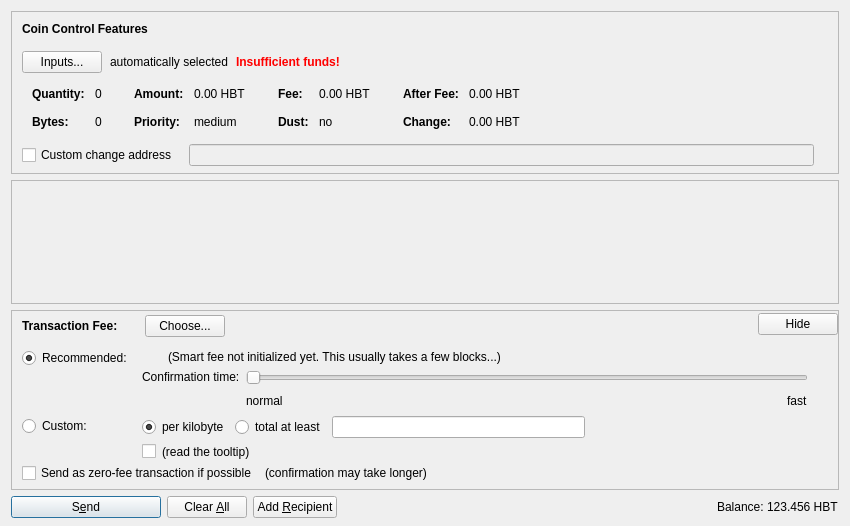
<?xml version="1.0" encoding="UTF-8"?>
<ui version="4.0">
 <class>SendCoinsDialog</class>
 <widget class="QDialog" name="SendCoinsDialog">
  <property name="geometry">
   <rect>
    <x>0</x>
    <y>0</y>
    <width>850</width>
    <height>526</height>
   </rect>
  </property>
  <property name="windowTitle">
   <string>Send Coins</string>
  </property>
  <layout class="QVBoxLayout" name="verticalLayout" stretch="0,1,0,0">
   <property name="bottomMargin">
    <number>8</number>
   </property>
   <item>
    <widget class="QFrame" name="frameCoinControl">
     <property name="sizePolicy">
      <sizepolicy hsizetype="Expanding" vsizetype="Expanding">
       <horstretch>0</horstretch>
       <verstretch>0</verstretch>
      </sizepolicy>
     </property>
     <property name="maximumSize">
      <size>
       <width>16777215</width>
       <height>16777215</height>
      </size>
     </property>
     <property name="frameShape">
      <enum>QFrame::StyledPanel</enum>
     </property>
     <property name="frameShadow">
      <enum>QFrame::Sunken</enum>
     </property>
     <layout class="QVBoxLayout" name="verticalLayoutCoinControl2">
      <property name="spacing">
       <number>0</number>
      </property>
      <property name="leftMargin">
       <number>0</number>
      </property>
      <property name="topMargin">
       <number>0</number>
      </property>
      <property name="rightMargin">
       <number>0</number>
      </property>
      <property name="bottomMargin">
       <number>6</number>
      </property>
      <item>
       <layout class="QVBoxLayout" name="verticalLayoutCoinControl" stretch="0,0,0,0,1">
        <property name="spacing">
         <number>0</number>
        </property>
        <property name="leftMargin">
         <number>10</number>
        </property>
        <property name="topMargin">
         <number>10</number>
        </property>
        <item>
         <layout class="QHBoxLayout" name="horizontalLayoutCoinControl1">
          <property name="bottomMargin">
           <number>15</number>
          </property>
          <item>
           <widget class="QLabel" name="labelCoinControlFeatures">
            <property name="sizePolicy">
             <sizepolicy hsizetype="Preferred" vsizetype="Maximum">
              <horstretch>0</horstretch>
              <verstretch>0</verstretch>
             </sizepolicy>
            </property>
            <property name="font">
             <font>
              <weight>75</weight>
              <bold>true</bold>
             </font>
            </property>
            <property name="styleSheet">
             <string notr="true">font-weight:bold;</string>
            </property>
            <property name="text">
             <string>Coin Control Features</string>
            </property>
           </widget>
          </item>
         </layout>
        </item>
        <item>
         <layout class="QHBoxLayout" name="horizontalLayoutCoinControl2" stretch="0,0,0,0">
          <property name="spacing">
           <number>8</number>
          </property>
          <property name="bottomMargin">
           <number>10</number>
          </property>
          <item>
           <widget class="QPushButton" name="pushButtonCoinControl">
            <property name="styleSheet">
             <string notr="true"/>
            </property>
            <property name="text">
             <string>Inputs...</string>
            </property>
            <property name="autoDefault">
             <bool>false</bool>
            </property>
           </widget>
          </item>
          <item>
           <widget class="QLabel" name="labelCoinControlAutomaticallySelected">
            <property name="text">
             <string>automatically selected</string>
            </property>
            <property name="margin">
             <number>5</number>
            </property>
           </widget>
          </item>
          <item>
           <widget class="QLabel" name="labelCoinControlInsuffFunds">
            <property name="font">
             <font>
              <weight>75</weight>
              <bold>true</bold>
             </font>
            </property>
            <property name="styleSheet">
             <string notr="true">color:red;font-weight:bold;</string>
            </property>
            <property name="text">
             <string>Insufficient funds!</string>
            </property>
            <property name="margin">
             <number>5</number>
            </property>
           </widget>
          </item>
          <item>
           <spacer name="horizontalSpacerCoinControl">
            <property name="orientation">
             <enum>Qt::Horizontal</enum>
            </property>
            <property name="sizeHint" stdset="0">
             <size>
              <width>40</width>
              <height>1</height>
             </size>
            </property>
           </spacer>
          </item>
         </layout>
        </item>
        <item>
         <widget class="QWidget" name="widgetCoinControl" native="true">
          <property name="sizePolicy">
           <sizepolicy hsizetype="Preferred" vsizetype="Preferred">
            <horstretch>0</horstretch>
            <verstretch>0</verstretch>
           </sizepolicy>
          </property>
          <property name="minimumSize">
           <size>
            <width>0</width>
            <height>0</height>
           </size>
          </property>
          <property name="styleSheet">
           <string notr="true"/>
          </property>
          <layout class="QHBoxLayout" name="horizontalLayoutCoinControl5">
           <property name="leftMargin">
            <number>0</number>
           </property>
           <property name="topMargin">
            <number>0</number>
           </property>
           <property name="rightMargin">
            <number>0</number>
           </property>
           <property name="bottomMargin">
            <number>0</number>
           </property>
           <item>
            <layout class="QHBoxLayout" name="horizontalLayoutCoinControl3" stretch="0,0,0,1">
             <property name="spacing">
              <number>20</number>
             </property>
             <property name="topMargin">
              <number>0</number>
             </property>
             <property name="bottomMargin">
              <number>10</number>
             </property>
             <item>
              <layout class="QFormLayout" name="formLayoutCoinControl1">
               <property name="horizontalSpacing">
                <number>10</number>
               </property>
               <property name="verticalSpacing">
                <number>14</number>
               </property>
               <property name="leftMargin">
                <number>10</number>
               </property>
               <property name="topMargin">
                <number>4</number>
               </property>
               <property name="rightMargin">
                <number>6</number>
               </property>
               <item row="0" column="0">
                <widget class="QLabel" name="labelCoinControlQuantityText">
                 <property name="font">
                  <font>
                   <weight>75</weight>
                   <bold>true</bold>
                  </font>
                 </property>
                 <property name="text">
                  <string>Quantity:</string>
                 </property>
                 <property name="margin">
                  <number>0</number>
                 </property>
                </widget>
               </item>
               <item row="0" column="1">
                <widget class="QLabel" name="labelCoinControlQuantity">
                 <property name="cursor">
                  <cursorShape>IBeamCursor</cursorShape>
                 </property>
                 <property name="contextMenuPolicy">
                  <enum>Qt::ActionsContextMenu</enum>
                 </property>
                 <property name="text">
                  <string notr="true">0</string>
                 </property>
                 <property name="margin">
                  <number>0</number>
                 </property>
                 <property name="textInteractionFlags">
                  <set>Qt::LinksAccessibleByMouse|Qt::TextSelectableByKeyboard|Qt::TextSelectableByMouse</set>
                 </property>
                </widget>
               </item>
               <item row="1" column="0">
                <widget class="QLabel" name="labelCoinControlBytesText">
                 <property name="font">
                  <font>
                   <weight>75</weight>
                   <bold>true</bold>
                  </font>
                 </property>
                 <property name="text">
                  <string>Bytes:</string>
                 </property>
                </widget>
               </item>
               <item row="1" column="1">
                <widget class="QLabel" name="labelCoinControlBytes">
                 <property name="cursor">
                  <cursorShape>IBeamCursor</cursorShape>
                 </property>
                 <property name="contextMenuPolicy">
                  <enum>Qt::ActionsContextMenu</enum>
                 </property>
                 <property name="text">
                  <string notr="true">0</string>
                 </property>
                 <property name="textInteractionFlags">
                  <set>Qt::LinksAccessibleByMouse|Qt::TextSelectableByKeyboard|Qt::TextSelectableByMouse</set>
                 </property>
                </widget>
               </item>
              </layout>
             </item>
             <item>
              <layout class="QFormLayout" name="formLayoutCoinControl2">
               <property name="horizontalSpacing">
                <number>10</number>
               </property>
               <property name="verticalSpacing">
                <number>14</number>
               </property>
               <property name="leftMargin">
                <number>6</number>
               </property>
               <property name="topMargin">
                <number>4</number>
               </property>
               <property name="rightMargin">
                <number>6</number>
               </property>
               <item row="0" column="0">
                <widget class="QLabel" name="labelCoinControlAmountText">
                 <property name="font">
                  <font>
                   <weight>75</weight>
                   <bold>true</bold>
                  </font>
                 </property>
                 <property name="text">
                  <string>Amount:</string>
                 </property>
                 <property name="margin">
                  <number>0</number>
                 </property>
                </widget>
               </item>
               <item row="0" column="1">
                <widget class="QLabel" name="labelCoinControlAmount">
                 <property name="cursor">
                  <cursorShape>IBeamCursor</cursorShape>
                 </property>
                 <property name="contextMenuPolicy">
                  <enum>Qt::ActionsContextMenu</enum>
                 </property>
                 <property name="text">
                  <string notr="true">0.00 HBT</string>
                 </property>
                 <property name="textInteractionFlags">
                  <set>Qt::LinksAccessibleByMouse|Qt::TextSelectableByKeyboard|Qt::TextSelectableByMouse</set>
                 </property>
                </widget>
               </item>
               <item row="1" column="0">
                <widget class="QLabel" name="labelCoinControlPriorityText">
                 <property name="font">
                  <font>
                   <weight>75</weight>
                   <bold>true</bold>
                  </font>
                 </property>
                 <property name="text">
                  <string>Priority:</string>
                 </property>
                </widget>
               </item>
               <item row="1" column="1">
                <widget class="QLabel" name="labelCoinControlPriority">
                 <property name="cursor">
                  <cursorShape>IBeamCursor</cursorShape>
                 </property>
                 <property name="contextMenuPolicy">
                  <enum>Qt::ActionsContextMenu</enum>
                 </property>
                 <property name="text">
                  <string notr="true">medium</string>
                 </property>
                 <property name="textInteractionFlags">
                  <set>Qt::LinksAccessibleByMouse|Qt::TextSelectableByKeyboard|Qt::TextSelectableByMouse</set>
                 </property>
                </widget>
               </item>
              </layout>
             </item>
             <item>
              <layout class="QFormLayout" name="formLayoutCoinControl3">
               <property name="horizontalSpacing">
                <number>10</number>
               </property>
               <property name="verticalSpacing">
                <number>14</number>
               </property>
               <property name="leftMargin">
                <number>6</number>
               </property>
               <property name="topMargin">
                <number>4</number>
               </property>
               <property name="rightMargin">
                <number>6</number>
               </property>
               <item row="0" column="0">
                <widget class="QLabel" name="labelCoinControlFeeText">
                 <property name="font">
                  <font>
                   <weight>75</weight>
                   <bold>true</bold>
                  </font>
                 </property>
                 <property name="text">
                  <string>Fee:</string>
                 </property>
                 <property name="margin">
                  <number>0</number>
                 </property>
                </widget>
               </item>
               <item row="0" column="1">
                <widget class="QLabel" name="labelCoinControlFee">
                 <property name="cursor">
                  <cursorShape>IBeamCursor</cursorShape>
                 </property>
                 <property name="contextMenuPolicy">
                  <enum>Qt::ActionsContextMenu</enum>
                 </property>
                 <property name="text">
                  <string notr="true">0.00 HBT</string>
                 </property>
                 <property name="textInteractionFlags">
                  <set>Qt::LinksAccessibleByMouse|Qt::TextSelectableByKeyboard|Qt::TextSelectableByMouse</set>
                 </property>
                </widget>
               </item>
               <item row="1" column="0">
                <widget class="QLabel" name="labelCoinControlLowOutputText">
                 <property name="font">
                  <font>
                   <weight>75</weight>
                   <bold>true</bold>
                  </font>
                 </property>
                 <property name="text">
                  <string>Dust:</string>
                 </property>
                </widget>
               </item>
               <item row="1" column="1">
                <widget class="QLabel" name="labelCoinControlLowOutput">
                 <property name="cursor">
                  <cursorShape>IBeamCursor</cursorShape>
                 </property>
                 <property name="contextMenuPolicy">
                  <enum>Qt::ActionsContextMenu</enum>
                 </property>
                 <property name="text">
                  <string notr="true">no</string>
                 </property>
                 <property name="textInteractionFlags">
                  <set>Qt::LinksAccessibleByMouse|Qt::TextSelectableByKeyboard|Qt::TextSelectableByMouse</set>
                 </property>
                </widget>
               </item>
              </layout>
             </item>
             <item>
              <layout class="QFormLayout" name="formLayoutCoinControl4">
               <property name="horizontalSpacing">
                <number>10</number>
               </property>
               <property name="verticalSpacing">
                <number>14</number>
               </property>
               <property name="leftMargin">
                <number>6</number>
               </property>
               <property name="topMargin">
                <number>4</number>
               </property>
               <property name="rightMargin">
                <number>6</number>
               </property>
               <item row="0" column="0">
                <widget class="QLabel" name="labelCoinControlAfterFeeText">
                 <property name="font">
                  <font>
                   <weight>75</weight>
                   <bold>true</bold>
                  </font>
                 </property>
                 <property name="text">
                  <string>After Fee:</string>
                 </property>
                 <property name="margin">
                  <number>0</number>
                 </property>
                </widget>
               </item>
               <item row="0" column="1">
                <widget class="QLabel" name="labelCoinControlAfterFee">
                 <property name="cursor">
                  <cursorShape>IBeamCursor</cursorShape>
                 </property>
                 <property name="contextMenuPolicy">
                  <enum>Qt::ActionsContextMenu</enum>
                 </property>
                 <property name="text">
                  <string notr="true">0.00 HBT</string>
                 </property>
                 <property name="textInteractionFlags">
                  <set>Qt::LinksAccessibleByMouse|Qt::TextSelectableByKeyboard|Qt::TextSelectableByMouse</set>
                 </property>
                </widget>
               </item>
               <item row="1" column="0">
                <widget class="QLabel" name="labelCoinControlChangeText">
                 <property name="font">
                  <font>
                   <weight>75</weight>
                   <bold>true</bold>
                  </font>
                 </property>
                 <property name="text">
                  <string>Change:</string>
                 </property>
                </widget>
               </item>
               <item row="1" column="1">
                <widget class="QLabel" name="labelCoinControlChange">
                 <property name="cursor">
                  <cursorShape>IBeamCursor</cursorShape>
                 </property>
                 <property name="contextMenuPolicy">
                  <enum>Qt::ActionsContextMenu</enum>
                 </property>
                 <property name="text">
                  <string notr="true">0.00 HBT</string>
                 </property>
                 <property name="textInteractionFlags">
                  <set>Qt::LinksAccessibleByMouse|Qt::TextSelectableByKeyboard|Qt::TextSelectableByMouse</set>
                 </property>
                </widget>
               </item>
              </layout>
             </item>
            </layout>
           </item>
          </layout>
         </widget>
        </item>
        <item>
         <layout class="QHBoxLayout" name="horizontalLayoutCoinControl4" stretch="0,0,0">
          <property name="spacing">
           <number>12</number>
          </property>
          <property name="sizeConstraint">
           <enum>QLayout::SetDefaultConstraint</enum>
          </property>
          <property name="topMargin">
           <number>5</number>
          </property>
          <property name="rightMargin">
           <number>5</number>
          </property>
          <item>
           <widget class="QCheckBox" name="checkBoxCoinControlChange">
            <property name="toolTip">
             <string>If this is activated, but the change address is empty or invalid, change will be sent to a newly generated address.</string>
            </property>
            <property name="text">
             <string>Custom change address</string>
            </property>
           </widget>
          </item>
          <item>
           <widget class="QValidatedLineEdit" name="lineEditCoinControlChange">
            <property name="enabled">
             <bool>false</bool>
            </property>
            <property name="sizePolicy">
             <sizepolicy hsizetype="Expanding" vsizetype="Fixed">
              <horstretch>0</horstretch>
              <verstretch>0</verstretch>
             </sizepolicy>
            </property>
           </widget>
          </item>
          <item>
           <widget class="QLabel" name="labelCoinControlChangeLabel">
            <property name="sizePolicy">
             <sizepolicy hsizetype="Preferred" vsizetype="Expanding">
              <horstretch>0</horstretch>
              <verstretch>0</verstretch>
             </sizepolicy>
            </property>
            <property name="minimumSize">
             <size>
              <width>0</width>
              <height>0</height>
             </size>
            </property>
            <property name="text">
             <string/>
            </property>
            <property name="margin">
             <number>3</number>
            </property>
           </widget>
          </item>
         </layout>
        </item>
        <item>
         <spacer name="verticalSpacerCoinControl">
          <property name="orientation">
           <enum>Qt::Vertical</enum>
          </property>
          <property name="sizeHint" stdset="0">
           <size>
            <width>800</width>
            <height>1</height>
           </size>
          </property>
         </spacer>
        </item>
       </layout>
      </item>
     </layout>
    </widget>
   </item>
   <item>
    <widget class="QScrollArea" name="scrollArea">
     <property name="widgetResizable">
      <bool>true</bool>
     </property>
     <widget class="QWidget" name="scrollAreaWidgetContents">
      <property name="geometry">
       <rect>
        <x>0</x>
        <y>0</y>
        <width>830</width>
        <height>68</height>
       </rect>
      </property>
      <layout class="QVBoxLayout" name="verticalLayout_2" stretch="0,1">
       <property name="leftMargin">
        <number>0</number>
       </property>
       <property name="topMargin">
        <number>0</number>
       </property>
       <property name="rightMargin">
        <number>0</number>
       </property>
       <property name="bottomMargin">
        <number>0</number>
       </property>
       <item>
        <layout class="QVBoxLayout" name="entries">
         <property name="spacing">
          <number>6</number>
         </property>
        </layout>
       </item>
       <item>
        <spacer name="verticalSpacer">
         <property name="orientation">
          <enum>Qt::Vertical</enum>
         </property>
         <property name="sizeHint" stdset="0">
          <size>
           <width>20</width>
           <height>40</height>
          </size>
         </property>
        </spacer>
       </item>
      </layout>
     </widget>
    </widget>
   </item>
   <item>
    <widget class="QFrame" name="frameFee">
     <property name="sizePolicy">
      <sizepolicy hsizetype="Expanding" vsizetype="Expanding">
       <horstretch>0</horstretch>
       <verstretch>0</verstretch>
      </sizepolicy>
     </property>
     <property name="maximumSize">
      <size>
       <width>16777215</width>
       <height>16777215</height>
      </size>
     </property>
     <property name="frameShape">
      <enum>QFrame::StyledPanel</enum>
     </property>
     <property name="frameShadow">
      <enum>QFrame::Sunken</enum>
     </property>
     <layout class="QVBoxLayout" name="verticalLayoutFee1">
      <property name="spacing">
       <number>0</number>
      </property>
      <property name="leftMargin">
       <number>0</number>
      </property>
      <property name="topMargin">
       <number>0</number>
      </property>
      <property name="rightMargin">
       <number>0</number>
      </property>
      <property name="bottomMargin">
       <number>0</number>
      </property>
      <item>
       <layout class="QVBoxLayout" name="verticalLayoutFee2" stretch="0,0,0">
        <property name="spacing">
         <number>0</number>
        </property>
        <property name="leftMargin">
         <number>10</number>
        </property>
        <property name="topMargin">
         <number>0</number>
        </property>
        <item>
         <layout class="QHBoxLayout" name="horizontalLayoutFee1">
          <property name="bottomMargin">
           <number>0</number>
          </property>
          <item>
           <layout class="QVBoxLayout" name="verticalLayoutFee7">
            <property name="spacing">
             <number>0</number>
            </property>
            <item>
             <spacer name="verticalSpacerSmartFee">
              <property name="orientation">
               <enum>Qt::Vertical</enum>
              </property>
              <property name="sizeType">
               <enum>QSizePolicy::Fixed</enum>
              </property>
              <property name="sizeHint" stdset="0">
               <size>
                <width>1</width>
                <height>4</height>
               </size>
              </property>
             </spacer>
            </item>
            <item>
             <layout class="QHBoxLayout" name="horizontalLayoutSmartFee">
              <property name="spacing">
               <number>10</number>
              </property>
              <item>
               <widget class="QLabel" name="labelFeeHeadline">
                <property name="sizePolicy">
                 <sizepolicy hsizetype="Preferred" vsizetype="Maximum">
                  <horstretch>0</horstretch>
                  <verstretch>0</verstretch>
                 </sizepolicy>
                </property>
                <property name="font">
                 <font>
                  <weight>75</weight>
                  <bold>true</bold>
                 </font>
                </property>
                <property name="styleSheet">
                 <string notr="true">font-weight:bold;</string>
                </property>
                <property name="text">
                 <string>Transaction Fee:</string>
                </property>
               </widget>
              </item>
              <item>
               <widget class="QLabel" name="labelFeeMinimized">
                <property name="text">
                 <string/>
                </property>
               </widget>
              </item>
              <item>
               <widget class="QPushButton" name="buttonChooseFee">
                <property name="text">
                 <string>Choose...</string>
                </property>
               </widget>
              </item>
             </layout>
            </item>
            <item>
             <spacer name="verticalSpacer_5">
              <property name="orientation">
               <enum>Qt::Vertical</enum>
              </property>
              <property name="sizeHint" stdset="0">
               <size>
                <width>1</width>
                <height>1</height>
               </size>
              </property>
             </spacer>
            </item>
           </layout>
          </item>
          <item>
           <spacer name="horizontalSpacer_4">
            <property name="orientation">
             <enum>Qt::Horizontal</enum>
            </property>
            <property name="sizeHint" stdset="0">
             <size>
              <width>40</width>
              <height>20</height>
             </size>
            </property>
           </spacer>
          </item>
          <item>
           <widget class="QPushButton" name="buttonMinimizeFee">
            <property name="toolTip">
             <string>collapse fee-settings</string>
            </property>
            <property name="text">
             <string>Hide</string>
            </property>
           </widget>
          </item>
         </layout>
        </item>
        <item>
         <widget class="QFrame" name="frameFeeSelection">
          <layout class="QVBoxLayout" name="verticalLayoutFee12">
           <property name="spacing">
            <number>0</number>
           </property>
           <property name="leftMargin">
            <number>0</number>
           </property>
           <property name="topMargin">
            <number>0</number>
           </property>
           <property name="rightMargin">
            <number>0</number>
           </property>
           <property name="bottomMargin">
            <number>0</number>
           </property>
           <item>
            <layout class="QGridLayout" name="gridLayoutFee">
             <property name="topMargin">
              <number>10</number>
             </property>
             <property name="bottomMargin">
              <number>4</number>
             </property>
             <property name="horizontalSpacing">
              <number>10</number>
             </property>
             <property name="verticalSpacing">
              <number>4</number>
             </property>
             <item row="1" column="1">
              <layout class="QVBoxLayout" name="verticalLayoutFee8">
               <property name="spacing">
                <number>6</number>
               </property>
               <item>
                <layout class="QHBoxLayout" name="horizontalLayoutFee13">
                 <item>
                  <widget class="QRadioButton" name="radioCustomPerKilobyte">
                   <property name="toolTip">
                    <string>If the custom fee is set to 1000 satoshis and the transaction is only 250 bytes, then &quot;per kilobyte&quot; only pays 250 satoshis in fee, while &quot;total at least&quot; pays 1000 satoshis. For transactions bigger than a kilobyte both pay by kilobyte.</string>
                   </property>
                   <property name="text">
                    <string>per kilobyte</string>
                   </property>
                   <property name="checked">
                    <bool>true</bool>
                   </property>
                   <attribute name="buttonGroup">
                    <string notr="true">groupCustomFee</string>
                   </attribute>
                  </widget>
                 </item>
                 <item>
                  <widget class="QRadioButton" name="radioCustomAtLeast">
                   <property name="toolTip">
                    <string>If the custom fee is set to 1000 satoshis and the transaction is only 250 bytes, then &quot;per kilobyte&quot; only pays 250 satoshis in fee, while &quot;total at least&quot; pays 1000 satoshis. For transactions bigger than a kilobyte both pay by kilobyte.</string>
                   </property>
                   <property name="text">
                    <string>total at least</string>
                   </property>
                   <attribute name="buttonGroup">
                    <string notr="true">groupCustomFee</string>
                   </attribute>
                  </widget>
                 </item>
                 <item>
                  <widget class="HabebitAmountField" name="customFee"/>
                 </item>
                 <item>
                  <spacer name="horizontalSpacer_6">
                   <property name="orientation">
                    <enum>Qt::Horizontal</enum>
                   </property>
                   <property name="sizeHint" stdset="0">
                    <size>
                     <width>1</width>
                     <height>1</height>
                    </size>
                   </property>
                  </spacer>
                 </item>
                </layout>
               </item>
               <item>
                <layout class="QHBoxLayout" name="horizontalLayoutFee8">
                 <item>
                  <widget class="QCheckBox" name="checkBoxMinimumFee">
                   <property name="toolTip">
                    <string>Paying only the minimum fee is just fine as long as there is less transaction volume than space in the blocks. But be aware that this can end up in a never confirming transaction once there is more demand for habebit transactions than the network can process.</string>
                   </property>
                   <property name="text">
                    <string/>
                   </property>
                  </widget>
                 </item>
                 <item>
                  <widget class="QLabel" name="labelMinFeeWarning">
                   <property name="enabled">
                    <bool>true</bool>
                   </property>
                   <property name="toolTip">
                    <string>Paying only the minimum fee is just fine as long as there is less transaction volume than space in the blocks. But be aware that this can end up in a never confirming transaction once there is more demand for habebit transactions than the network can process.</string>
                   </property>
                   <property name="text">
                    <string>(read the tooltip)</string>
                   </property>
                   <property name="margin">
                    <number>5</number>
                   </property>
                  </widget>
                 </item>
                 <item>
                  <spacer name="horizontalSpacer_2">
                   <property name="orientation">
                    <enum>Qt::Horizontal</enum>
                   </property>
                   <property name="sizeHint" stdset="0">
                    <size>
                     <width>1</width>
                     <height>1</height>
                    </size>
                   </property>
                  </spacer>
                 </item>
                </layout>
               </item>
              </layout>
             </item>
             <item row="0" column="0">
              <layout class="QVBoxLayout" name="verticalLayoutFee4" stretch="0,1">
               <item>
                <widget class="QRadioButton" name="radioSmartFee">
                 <property name="text">
                  <string>Recommended:</string>
                 </property>
                 <property name="checked">
                  <bool>true</bool>
                 </property>
                 <attribute name="buttonGroup">
                  <string notr="true">groupFee</string>
                 </attribute>
                </widget>
               </item>
               <item>
                <spacer name="verticalSpacer_2">
                 <property name="orientation">
                  <enum>Qt::Vertical</enum>
                 </property>
                 <property name="sizeHint" stdset="0">
                  <size>
                   <width>1</width>
                   <height>1</height>
                  </size>
                 </property>
                </spacer>
               </item>
              </layout>
             </item>
             <item row="1" column="0">
              <layout class="QVBoxLayout" name="verticalLayoutFee9" stretch="0,1">
               <item>
                <widget class="QRadioButton" name="radioCustomFee">
                 <property name="text">
                  <string>Custom:</string>
                 </property>
                 <attribute name="buttonGroup">
                  <string notr="true">groupFee</string>
                 </attribute>
                </widget>
               </item>
               <item>
                <spacer name="verticalSpacer_6">
                 <property name="orientation">
                  <enum>Qt::Vertical</enum>
                 </property>
                 <property name="sizeHint" stdset="0">
                  <size>
                   <width>1</width>
                   <height>1</height>
                  </size>
                 </property>
                </spacer>
               </item>
              </layout>
             </item>
             <item row="0" column="1">
              <layout class="QVBoxLayout" name="verticalLayoutFee3" stretch="0,0,1">
               <property name="spacing">
                <number>6</number>
               </property>
               <property name="topMargin">
                <number>2</number>
               </property>
               <item>
                <layout class="QHBoxLayout" name="horizontalLayoutFee12">
                 <item>
                  <widget class="QLabel" name="labelSmartFee">
                   <property name="text">
                    <string/>
                   </property>
                   <property name="margin">
                    <number>2</number>
                   </property>
                  </widget>
                 </item>
                 <item>
                  <widget class="QLabel" name="labelFeeEstimation">
                   <property name="text">
                    <string/>
                   </property>
                  </widget>
                 </item>
                 <item>
                  <widget class="QLabel" name="labelSmartFee2">
                   <property name="text">
                    <string>(Smart fee not initialized yet. This usually takes a few blocks...)</string>
                   </property>
                   <property name="margin">
                    <number>2</number>
                   </property>
                  </widget>
                 </item>
                 <item>
                  <spacer name="horizontalSpacer_5">
                   <property name="orientation">
                    <enum>Qt::Horizontal</enum>
                   </property>
                   <property name="sizeHint" stdset="0">
                    <size>
                     <width>1</width>
                     <height>1</height>
                    </size>
                   </property>
                  </spacer>
                 </item>
                </layout>
               </item>
               <item>
                <layout class="QHBoxLayout" name="horizontalLayoutFee9">
                 <item>
                  <layout class="QVBoxLayout" name="verticalLayoutFee6">
                   <item>
                    <widget class="QLabel" name="labelSmartFee3">
                     <property name="text">
                      <string>Confirmation time:</string>
                     </property>
                     <property name="margin">
                      <number>2</number>
                     </property>
                    </widget>
                   </item>
                   <item>
                    <spacer name="verticalSpacer_3">
                     <property name="orientation">
                      <enum>Qt::Vertical</enum>
                     </property>
                     <property name="sizeHint" stdset="0">
                      <size>
                       <width>1</width>
                       <height>1</height>
                      </size>
                     </property>
                    </spacer>
                   </item>
                  </layout>
                 </item>
                 <item>
                  <layout class="QVBoxLayout" name="verticalLayoutFee5">
                   <property name="rightMargin">
                    <number>30</number>
                   </property>
                   <item>
                    <widget class="QSlider" name="sliderSmartFee">
                     <property name="minimum">
                      <number>0</number>
                     </property>
                     <property name="maximum">
                      <number>24</number>
                     </property>
                     <property name="pageStep">
                      <number>1</number>
                     </property>
                     <property name="value">
                      <number>0</number>
                     </property>
                     <property name="orientation">
                      <enum>Qt::Horizontal</enum>
                     </property>
                     <property name="invertedAppearance">
                      <bool>false</bool>
                     </property>
                     <property name="invertedControls">
                      <bool>false</bool>
                     </property>
                     <property name="tickPosition">
                      <enum>QSlider::NoTicks</enum>
                     </property>
                    </widget>
                   </item>
                   <item>
                    <layout class="QHBoxLayout" name="horizontalLayoutFee10">
                     <item>
                      <widget class="QLabel" name="labelSmartFeeNormal">
                       <property name="text">
                        <string>normal</string>
                       </property>
                      </widget>
                     </item>
                     <item>
                      <spacer name="horizontalSpacer_3">
                       <property name="orientation">
                        <enum>Qt::Horizontal</enum>
                       </property>
                       <property name="sizeHint" stdset="0">
                        <size>
                         <width>40</width>
                         <height>20</height>
                        </size>
                       </property>
                      </spacer>
                     </item>
                     <item>
                      <widget class="QLabel" name="labelSmartFeeFast">
                       <property name="text">
                        <string>fast</string>
                       </property>
                      </widget>
                     </item>
                    </layout>
                   </item>
                  </layout>
                 </item>
                </layout>
               </item>
               <item>
                <spacer name="verticalSpacer_4">
                 <property name="orientation">
                  <enum>Qt::Vertical</enum>
                 </property>
                 <property name="sizeHint" stdset="0">
                  <size>
                   <width>1</width>
                   <height>1</height>
                  </size>
                 </property>
                </spacer>
               </item>
              </layout>
             </item>
            </layout>
           </item>
           <item>
            <layout class="QHBoxLayout" name="horizontalLayoutFee5" stretch="0,0,0">
             <property name="spacing">
              <number>8</number>
             </property>
             <property name="bottomMargin">
              <number>4</number>
             </property>
             <item>
              <widget class="QCheckBox" name="checkBoxFreeTx">
               <property name="text">
                <string>Send as zero-fee transaction if possible</string>
               </property>
              </widget>
             </item>
             <item>
              <widget class="QLabel" name="labelFreeTx">
               <property name="text">
                <string>(confirmation may take longer)</string>
               </property>
               <property name="margin">
                <number>5</number>
               </property>
              </widget>
             </item>
             <item>
              <spacer name="horizontalSpacerFee5">
               <property name="orientation">
                <enum>Qt::Horizontal</enum>
               </property>
               <property name="sizeHint" stdset="0">
                <size>
                 <width>1</width>
                 <height>1</height>
                </size>
               </property>
              </spacer>
             </item>
            </layout>
           </item>
           <item>
            <spacer name="verticalSpacerFee2">
             <property name="orientation">
              <enum>Qt::Vertical</enum>
             </property>
             <property name="sizeHint" stdset="0">
              <size>
               <width>1</width>
               <height>1</height>
              </size>
             </property>
            </spacer>
           </item>
          </layout>
         </widget>
        </item>
        <item>
         <spacer name="verticalSpacerFee">
          <property name="orientation">
           <enum>Qt::Vertical</enum>
          </property>
          <property name="sizeHint" stdset="0">
           <size>
            <width>800</width>
            <height>1</height>
           </size>
          </property>
         </spacer>
        </item>
       </layout>
      </item>
     </layout>
    </widget>
   </item>
   <item>
    <layout class="QHBoxLayout" name="horizontalLayout">
     <item>
      <widget class="QPushButton" name="sendButton">
       <property name="minimumSize">
        <size>
         <width>150</width>
         <height>0</height>
        </size>
       </property>
       <property name="toolTip">
        <string>Confirm the send action</string>
       </property>
       <property name="text">
        <string>S&amp;end</string>
       </property>
       <property name="icon">
        <iconset resource="../habebit.qrc">
         <normaloff>:/icons/send</normaloff>:/icons/send</iconset>
       </property>
       <property name="autoDefault">
        <bool>false</bool>
       </property>
       <property name="default">
        <bool>true</bool>
       </property>
      </widget>
     </item>
     <item>
      <widget class="QPushButton" name="clearButton">
       <property name="sizePolicy">
        <sizepolicy hsizetype="Minimum" vsizetype="Fixed">
         <horstretch>0</horstretch>
         <verstretch>0</verstretch>
        </sizepolicy>
       </property>
       <property name="toolTip">
        <string>Clear all fields of the form.</string>
       </property>
       <property name="text">
        <string>Clear &amp;All</string>
       </property>
       <property name="icon">
        <iconset resource="../habebit.qrc">
         <normaloff>:/icons/remove</normaloff>:/icons/remove</iconset>
       </property>
       <property name="autoDefault">
        <bool>false</bool>
       </property>
      </widget>
     </item>
     <item>
      <widget class="QPushButton" name="addButton">
       <property name="toolTip">
        <string>Send to multiple recipients at once</string>
       </property>
       <property name="text">
        <string>Add &amp;Recipient</string>
       </property>
       <property name="icon">
        <iconset resource="../habebit.qrc">
         <normaloff>:/icons/add</normaloff>:/icons/add</iconset>
       </property>
       <property name="autoDefault">
        <bool>false</bool>
       </property>
      </widget>
     </item>
     <item>
      <spacer name="horizontalSpacer">
       <property name="orientation">
        <enum>Qt::Horizontal</enum>
       </property>
       <property name="sizeHint" stdset="0">
        <size>
         <width>40</width>
         <height>20</height>
        </size>
       </property>
      </spacer>
     </item>
     <item>
      <layout class="QHBoxLayout" name="horizontalLayout_2">
       <property name="spacing">
        <number>3</number>
       </property>
       <item>
        <widget class="QLabel" name="label">
         <property name="sizePolicy">
          <sizepolicy hsizetype="Preferred" vsizetype="Fixed">
           <horstretch>0</horstretch>
           <verstretch>0</verstretch>
          </sizepolicy>
         </property>
         <property name="text">
          <string>Balance:</string>
         </property>
        </widget>
       </item>
       <item>
        <widget class="QLabel" name="labelBalance">
         <property name="sizePolicy">
          <sizepolicy hsizetype="Preferred" vsizetype="Fixed">
           <horstretch>0</horstretch>
           <verstretch>0</verstretch>
          </sizepolicy>
         </property>
         <property name="cursor">
          <cursorShape>IBeamCursor</cursorShape>
         </property>
         <property name="text">
          <string notr="true">123.456 HBT</string>
         </property>
         <property name="textInteractionFlags">
          <set>Qt::LinksAccessibleByMouse|Qt::TextSelectableByKeyboard|Qt::TextSelectableByMouse</set>
         </property>
        </widget>
       </item>
      </layout>
     </item>
    </layout>
   </item>
  </layout>
 </widget>
 <customwidgets>
  <customwidget>
   <class>QValidatedLineEdit</class>
   <extends>QLineEdit</extends>
   <header>qvalidatedlineedit.h</header>
  </customwidget>
  <customwidget>
   <class>HabebitAmountField</class>
   <extends>QLineEdit</extends>
   <header>habebitamountfield.h</header>
   <container>1</container>
  </customwidget>
 </customwidgets>
 <resources>
  <include location="../habebit.qrc"/>
 </resources>
 <connections/>
 <buttongroups>
  <buttongroup name="groupFee"/>
  <buttongroup name="groupCustomFee"/>
 </buttongroups>
</ui>
